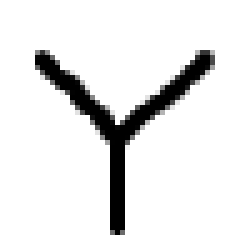
%> input picture BOPruning2D/images/triple.tif, 50 x 50 px (shown 5 times larger)
$ octave BOPruning2D_TEST.m   (GNU Octave 9; MATLAB toolbox functions it lacks are replaced by stand-ins)
%> lines starting %> are read from the running program, lines starting %| are printed output that depends on the picture; in (x1, y1, x2, y2) boxes, pixels count from 0 and x2, y2 are one past the last pixel; in counts of white or black regions, pixels touching at a corner belong together; the program's own positions count from 1
### BOPruning2D/BOPruning2D.m
function out = BOPruning2D(im,steps)
%%  BOPruning2D - 2D pruning by endpoints
%
%   INPUT:
%       im    - binary image.
%       steps - number of steps: 1,2, ....n.
%
%   OUTPUT:
%       out     - image with detected points
%
%   USAGE:
%        % Skeleton
%        sk = bwmorph(im,'thin',inf);
%        % Pruning
%        pr = BOPruning2D(sk,10);
%
%   AUTHOR:
%       Boguslaw Obara, http://boguslawobara.net/
%
%   VERSION:
%       0.1 - 25/08/2008 First implementation

%% Pruning
out = im;
i = 0;
while i<=steps
    hom = BOHitOrMissE2D(out,'end');
    if sum(hom(:))==0
        break;
    else
        out = immultiply(out,~hom);
        i = i + 1;
    end
end
%%
end

### MATLAB/BOHitOrMissE2D/BOHitOrMissE2D.m
function out = BOHitOrMissE2D(im,method)
%%  BOHitOrMissE - end and triple points detection based on erosion
%
%   REFERENCE:
%       C. Di Ruberto and A.G. Dempster,
%       Attributed skeleton graphs using mathematical morphology,
%       ELECTRONICS LETTERS, 37, 22, 1325-1327, 2001
%
%   INPUT:
%       im      - binary image.
%       method  - 'end' or 'triple'.
%
%   OUTPUT:
%       out     - image with detected points
%
%   USAGE:
%        % Skeleton
%        sk = bwmorph(im, 'thin', inf);
%        % Hit or Miss
%        out1 = BOHitOrMissE(sk, 'end');
%        out2 = BOHitOrMissE(sk, 'triple');
%
%   AUTHOR:
%       Boguslaw Obara, http://boguslawobara.net/
%
%   VERSION:
%       0.1 - 25/08/2008 First implementation

%% SE - endpoints
if strcmp(method, 'end')
se(:,:,1) = [    0  1  0   ;...
                 0  1  0   ;...
                 0  0  0   ];

se(:,:,2) = [    0  0  1   ;...
                 0  1  0   ;...
                 0  0  0   ];

se(:,:,3) = [    0  0  0   ;...
                 0  1  1   ;...
                 0  0  0   ];

se(:,:,4) = [    0  0  0   ;...
                 0  1  0   ;...
                 0  0  1   ];

se(:,:,5) = [    0  0  0   ;...
                 0  1  0   ;...
                 0  1  0   ];

se(:,:,6) = [    0  0  0   ;...
                 0  1  0   ;...
                 1  0  0   ];

se(:,:,7) = [    0  0  0   ;...
                 1  1  0   ;...
                 0  0  0   ];

se(:,:,8) = [    1  0  0   ;...
                 0  1  0   ;...
                 0  0  0   ];
%% SE - triple points (junctions)
elseif strcmp(method, 'triple')
se(:,:,1) = [    0  1  0   ;...
                 1  1  1   ;...
                 0  0  0   ];

se(:,:,2) = [    1  0  1   ;...
                 0  1  0   ;...
                 0  0  1   ];

se(:,:,3) = [    0  1  0   ;...
                 0  1  1   ;...
                 0  1  0   ];

se(:,:,4) = [    0  0  1   ;...
                 0  1  0   ;...
                 1  0  1   ];

se(:,:,5) = [    0  0  0   ;...
                 1  1  1   ;...
                 0  1  0   ];

se(:,:,6) = [    1  0  0   ;...
                 0  1  0   ;...
                 1  0  1   ];

se(:,:,7) = [    0  1  0   ;...
                 1  1  0   ;...
                 0  1  0   ];

se(:,:,8) = [    1  0  1   ;...
                 0  1  0   ;...
                 1  0  0   ];

se(:,:,9) = [    0  1  0   ;...
                 0  1  1   ;...
                 1  0  0   ];

se(:,:,10)= [    0  0  1   ;...
                 1  1  0   ;...
                 0  0  1   ];

se(:,:,11)= [    1  0  0   ;...
                 0  1  1   ;...
                 0  1  0   ];

se(:,:,12)= [    0  1  0   ;...
                 0  1  0   ;...
                 1  0  1   ];

se(:,:,13)= [    0  0  1   ;...
                 1  1  0   ;...
                 0  1  0   ];

se(:,:,14)= [    1  0  0   ;...
                 0  1  1   ;...
                 1  0  0   ];

se(:,:,15)= [    0  1  0   ;...
                 1  1  0   ;...
                 0  0  1   ];

se(:,:,16)= [    1  0  1   ;...
                 0  1  0   ;...
                 0  1  0   ];
end
%%  Hit or Miss
if strcmp(method, 'end') || strcmp(method, 'triple')
    out = zeros(size(im));
    for i=1:size(se,3)
        ero = imerode(im, se(:,:,i));
        out = imadd(out, double(ero));
    end
    out = out==1;
end
%%
end

### BOPruning2D/BOPruning2D_TEST.m
%% Clear ALL
clc; clear all; close all;
%% Add path
addpath('../BOHitOrMissE2D/');
%% Load image
im = imread('./images/triple.tif');
%> im is the input picture: size 50x50 uint8; min 0, max 255, mean 231.9
im = im<10;
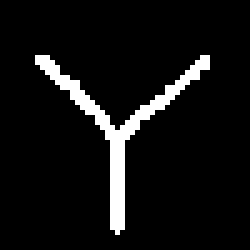
%> im: size 50x50 logical (shown 5 times larger); 7% white in thin lines or dots, all inside (x1, y1, x2, y2) = (7, 11, 42, 47)
%% Skeleton
im = bwmorph(im, 'thin', inf);
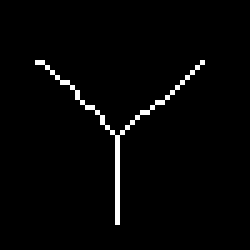
%> im: size 50x50 logical (shown 5 times larger); 2.1% white in thin lines or dots, all inside (x1, y1, x2, y2) = (7, 12, 41, 45)
%% Pruning
out = BOPruning2D(im,3);
%> the loop in BOPruning2D, `while i<=steps` made 4 passes
%> pass 1, in BOPruning2D, `hom = BOHitOrMissE2D(out,'end');`:
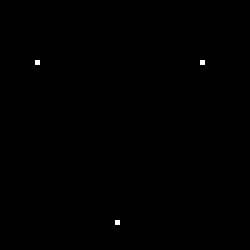
%> hom: size 50x50 logical (shown 5 times larger); 0.12% white in thin lines or dots, all inside (x1, y1, x2, y2) = (7, 12, 41, 45)
%> pass 2, in BOPruning2D, `hom = BOHitOrMissE2D(out,'end');`:
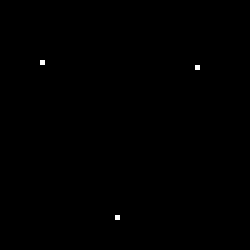
%> hom: size 50x50 logical (shown 5 times larger); 0.12% white in thin lines or dots, all inside (x1, y1, x2, y2) = (8, 12, 40, 44)
%> pass 2, in BOPruning2D, `out = immultiply(out,~hom);`:
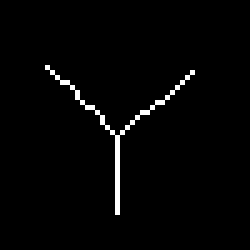
%> out: size 50x50 logical (shown 5 times larger); 1.9% white in thin lines or dots, all inside (x1, y1, x2, y2) = (9, 13, 39, 43)
%> after the loop in BOPruning2D, `while i<=steps`:
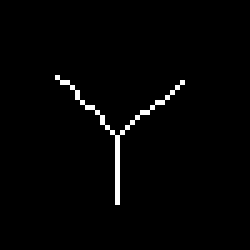
%> out: size 50x50 logical (shown 5 times larger); 1.6% white in thin lines or dots, all inside (x1, y1, x2, y2) = (11, 15, 37, 41)
%> after the loop in BOPruning2D, `while i<=steps`: i = 4
%% Plot
ims = im;
ims = ims + 2*out;
imagesc(imcomplement(ims)); colormap gray;
set(gca,'xtick',[]);set(gca,'ytick',[]); axis equal; axis tight;
%> after `axis tight`:
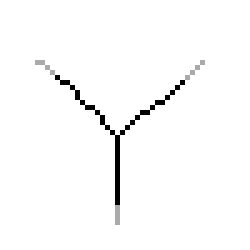
%> displayed picture: size 50x50x3, on the screen's scale of 0 to 255 (shown 5 times larger); min 0, max 255, mean 250.4
